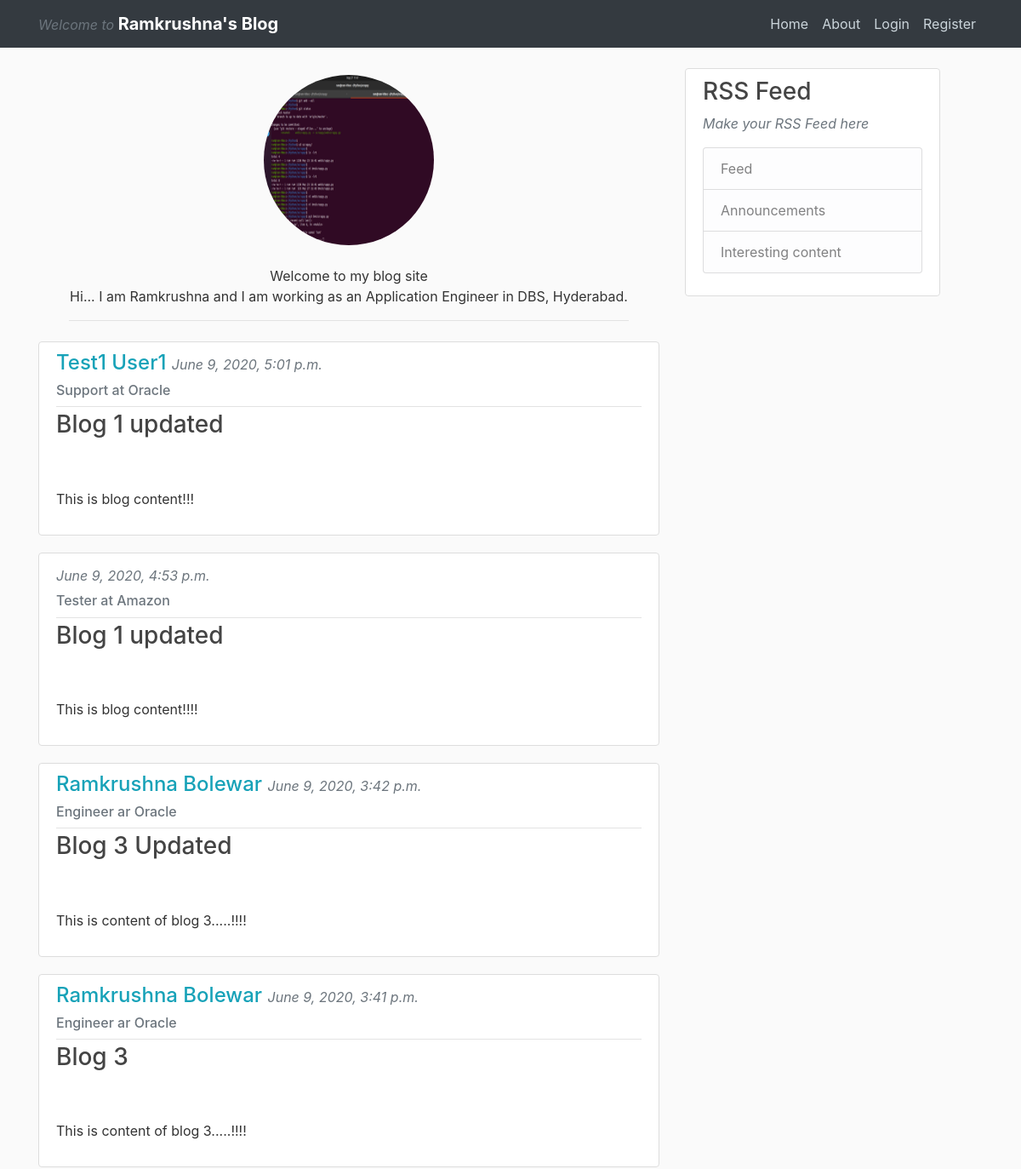
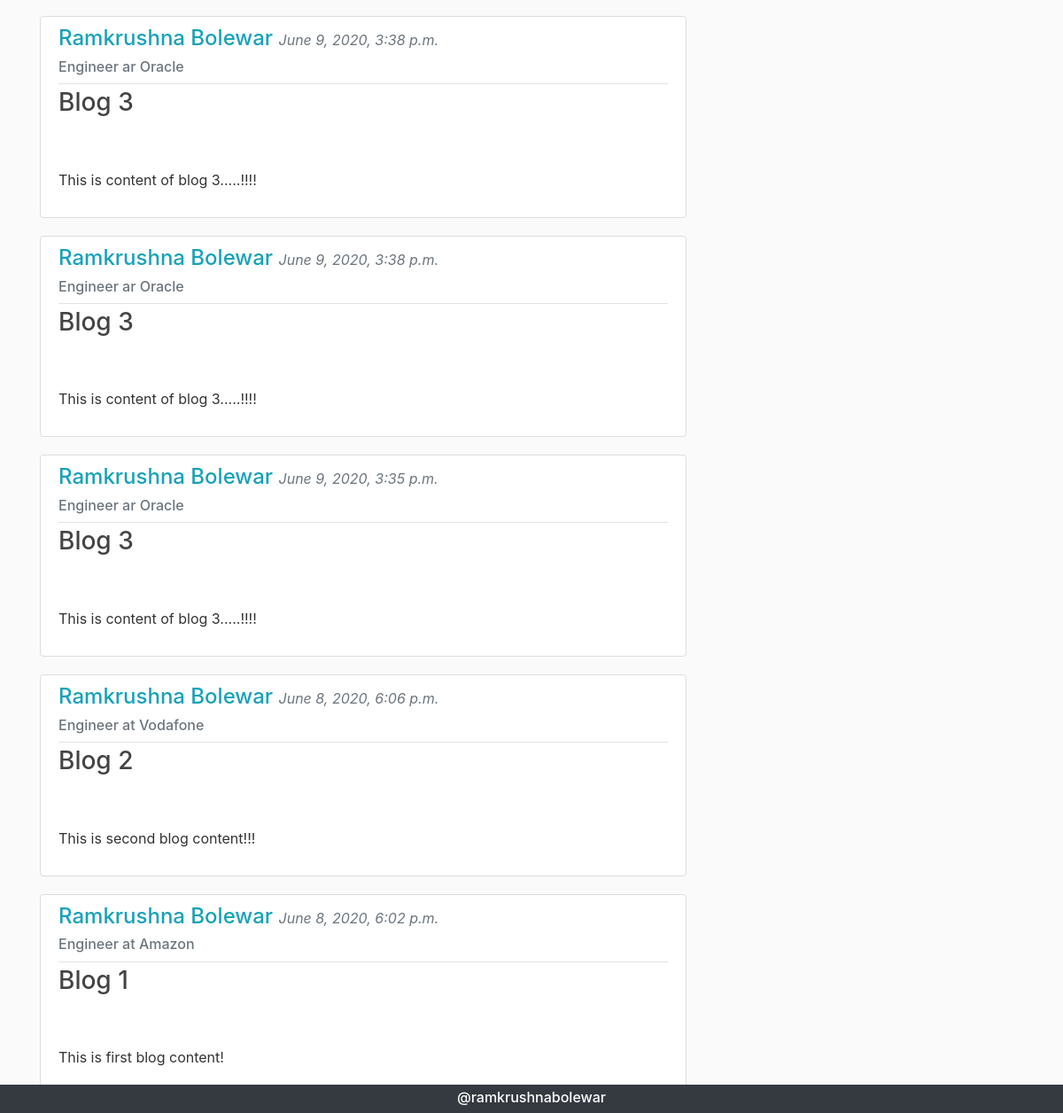
/, run on an earlier commit of the app's database (2 pictures, top to bottom).
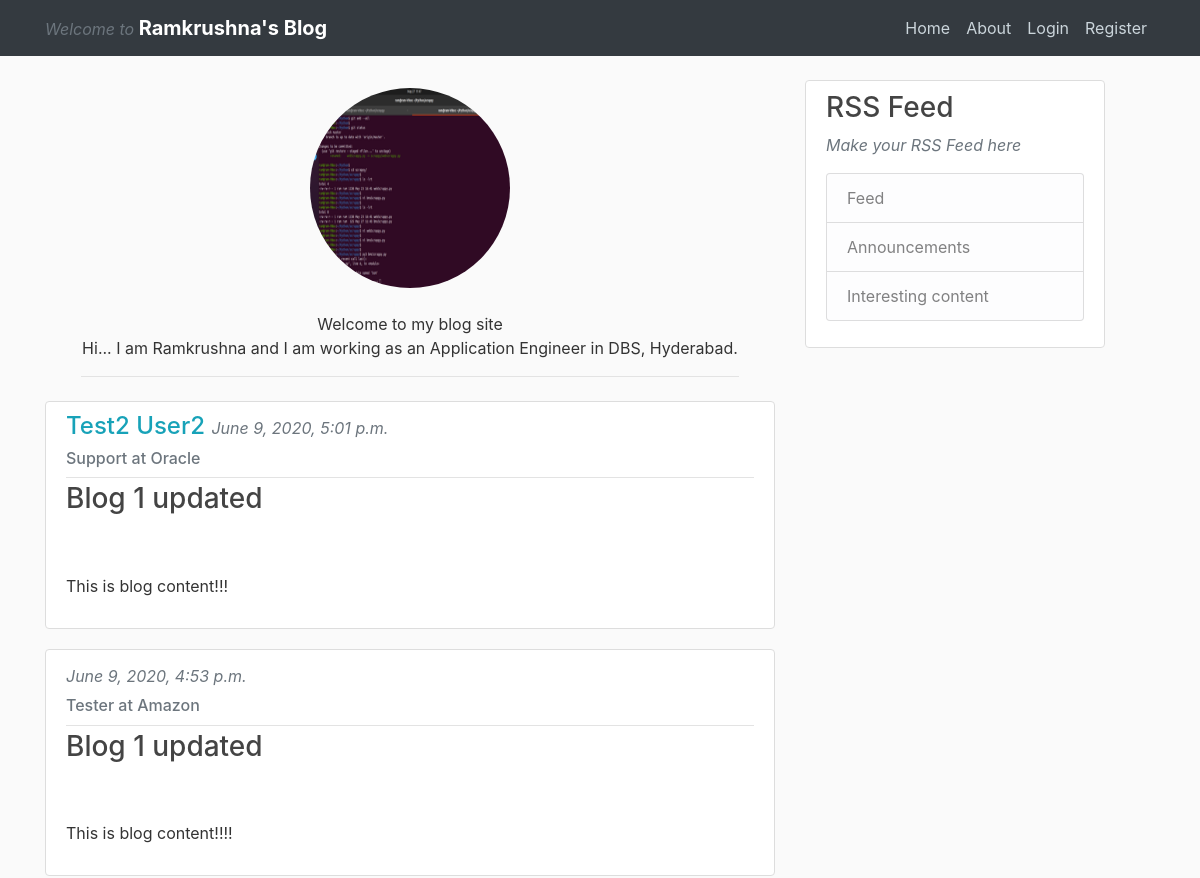
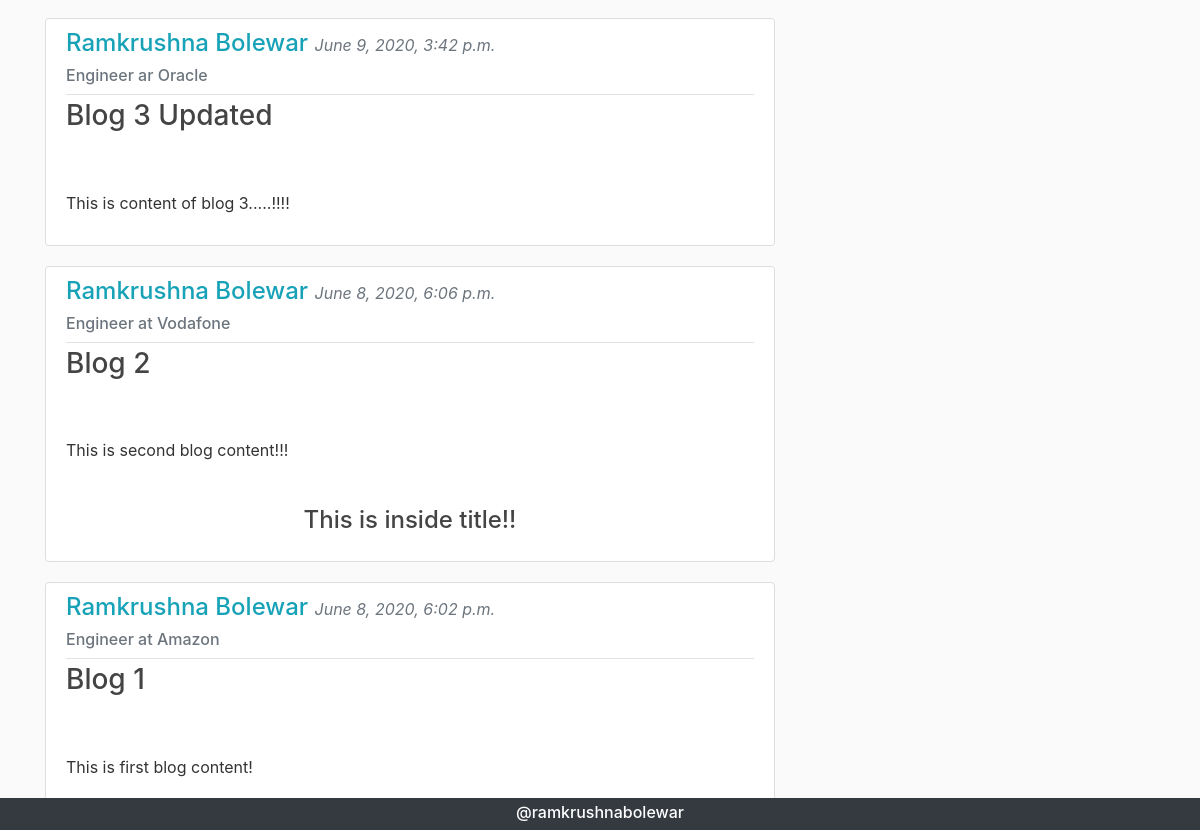
And on a later commit of the database (2 pictures, top to bottom).
### posts/models.py (models this page shows, shortened)
class Post(models.Model):
    title = models.CharField(max_length=80)
    author_description = models.CharField(max_length=160)
    content = models.TextField()
    posted_on = models.DateTimeField(default=timezone.now)
    author = models.ForeignKey(User, on_delete=models.CASCADE)
    image = models.FileField(blank=True, null=True, upload_to='posts')

### posts/views.py (the view)
# urls.py: path('', PostListView.as_view(), name='posts-home'),
class PostListView(ListView):
    model = Post
    template_name = "posts/home.html"
    context_object_name = 'post_s'
    ordering = ['-posted_on']

### posts/templates/posts/home.html (shortened to what this page needs)
{% extends "posts/base.html" %}
{% block content %}
<div class="text-center">
  <img class="rounded-circle" src="media/default.png">
  <div>
    <p class="introduction">
      Welcome to my blog site <br>
      Hi... I am Ramkrushna and I am working as an Application Engineer in DBS, Hyderabad.
    </p>
  </div>
</div>
{% for post in post_s %}
<article class="media content-section">
  <div class="media-body">
    <div class="article-metadata">
      <h4 class="text-info mr-2">
        {{ post.author.first_name }} {{ post.author.last_name }}
        <small class="mr-auto text-muted">{{ post.posted_on }}</small>
      </h4>
      <h6 class="text-secondary mr-auto">{{ post.author_description }}</h6>
    </div>
    <h3>
      <a class="article-title text-gray" href="{% url 'posts-detail' post.id %}">
        {{ post.title }}
      </a>
    </h3>
    <p class="article-content">
      {{ post.content|safe }}
    </p>
  </div>
</article>
{% endfor %}
{% endblock %}

What changed in the data, as far as the page shows it:
removed Post: author.first_name "Ramkrushna", author.last_name "Bolewar", posted_on "June 9, 2020, 3:41 p.m.", author_description "Engineer ar Oracle", title "Blog 3", content "This is content of blog 3.....!!!!"
removed Post: author.first_name "Ramkrushna", author.last_name "Bolewar", posted_on "June 9, 2020, 3:38 p.m.", author_description "Engineer ar Oracle", title "Blog 3", content "This is content of blog 3.....!!!!"
removed Post: author.first_name "Ramkrushna", author.last_name "Bolewar", posted_on "June 9, 2020, 3:38 p.m.", author_description "Engineer ar Oracle", title "Blog 3", content "This is content of blog 3.....!!!!"
removed Post: author.first_name "Ramkrushna", author.last_name "Bolewar", posted_on "June 9, 2020, 3:35 p.m.", author_description "Engineer ar Oracle", title "Blog 3", content "This is content of blog 3.....!!!!"
changed through a linked row, Post "Support at Oracle": author.first_name "Test1" → "Test2"; author.last_name "User1" → "User2"
changed Post "Blog 2": content "This is second blog content!!!" → "This is second blog content!!! This is inside title!!"
